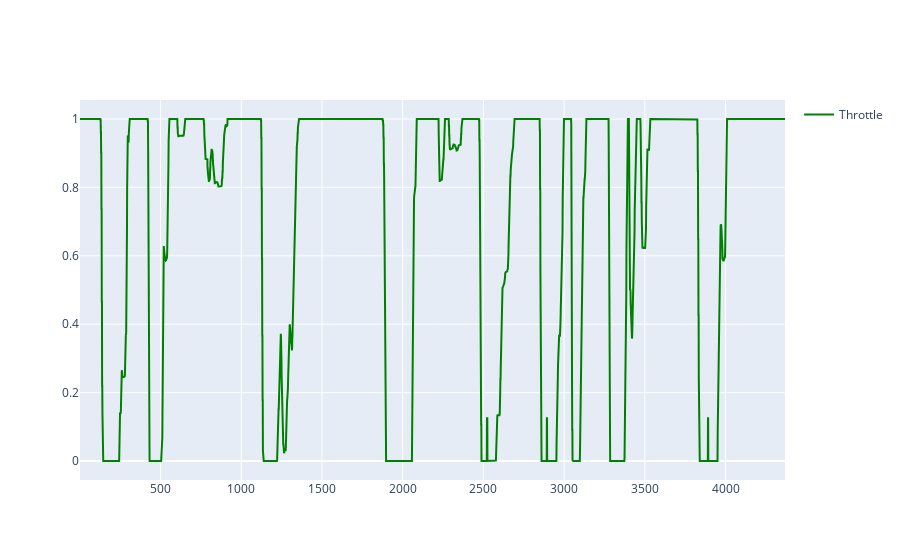

Here is the notebook cell this chart was saved with:
### Code cell
fig = lap_fig(data_frames[0], full_range=True, columns=["Throttle"])
fig.show()

### Figure 1 — Plotly figure (JSON) as saved in the notebook; plotly's stock layout.template omitted (floating-point values rounded to 4 significant figures; data arrays with more than 128 entries replaced by an {"elided": "..."} marker saying what was removed)
{"data": [{"line": {"color": "green"}, "marker": {"size": 1}, "name": "Throttle", "showlegend": true, "type": "scatter", "x": {"elided": "4368 float values"}, "y": {"elided": "4368 float values"}}], "layout": {}}
